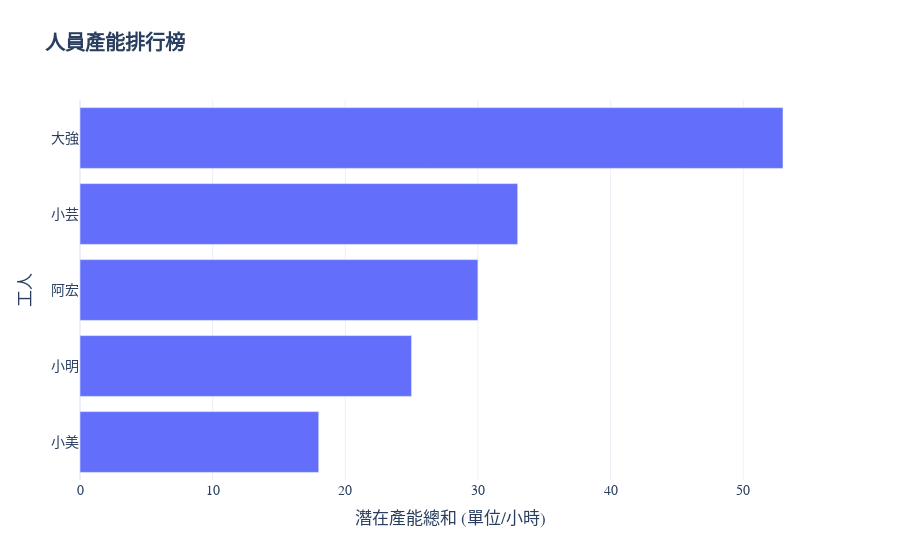

Here is the notebook cell this chart was saved with:
### Code cell
## 人員產能排行榜
# --- 圖表 2：人員產能排行榜 ---
fig2 = go.Figure()

fig2.add_trace(go.Bar(
    x=personnel_df['總產能'],
    y=personnel_df['工人'],
    orientation='h', # 設定為水平長條圖
    name='總產能'
))

fig2.update_layout(
    title_text='<b>人員產能排行榜</b>',
    xaxis_title='潛在產能總和 (單位/小時)',
    yaxis_title='工人',
    yaxis={'categoryorder':'total ascending'}, # 讓y軸根據數值排序
    font=dict(family="Arial, Microsoft JhengHei, sans-serif", size=14)
)

fig2.show()

### Figure 1 — Plotly figure (JSON) as saved in the notebook; plotly's stock layout.template omitted (floating-point values rounded to 4 significant figures)
{"data": [{"name": "總產能", "orientation": "h", "type": "bar", "x": [53, 33, 30, 25, 18], "y": ["大強", "小芸", "阿宏", "小明", "小美"]}], "layout": {"font": {"family": "Arial, Microsoft JhengHei, sans-serif", "size": 14}, "title": {"text": "<b>人員產能排行榜</b>"}, "xaxis": {"title": {"text": "潛在產能總和 (單位/小時)"}}, "yaxis": {"categoryorder": "total ascending", "title": {"text": "工人"}}}}
